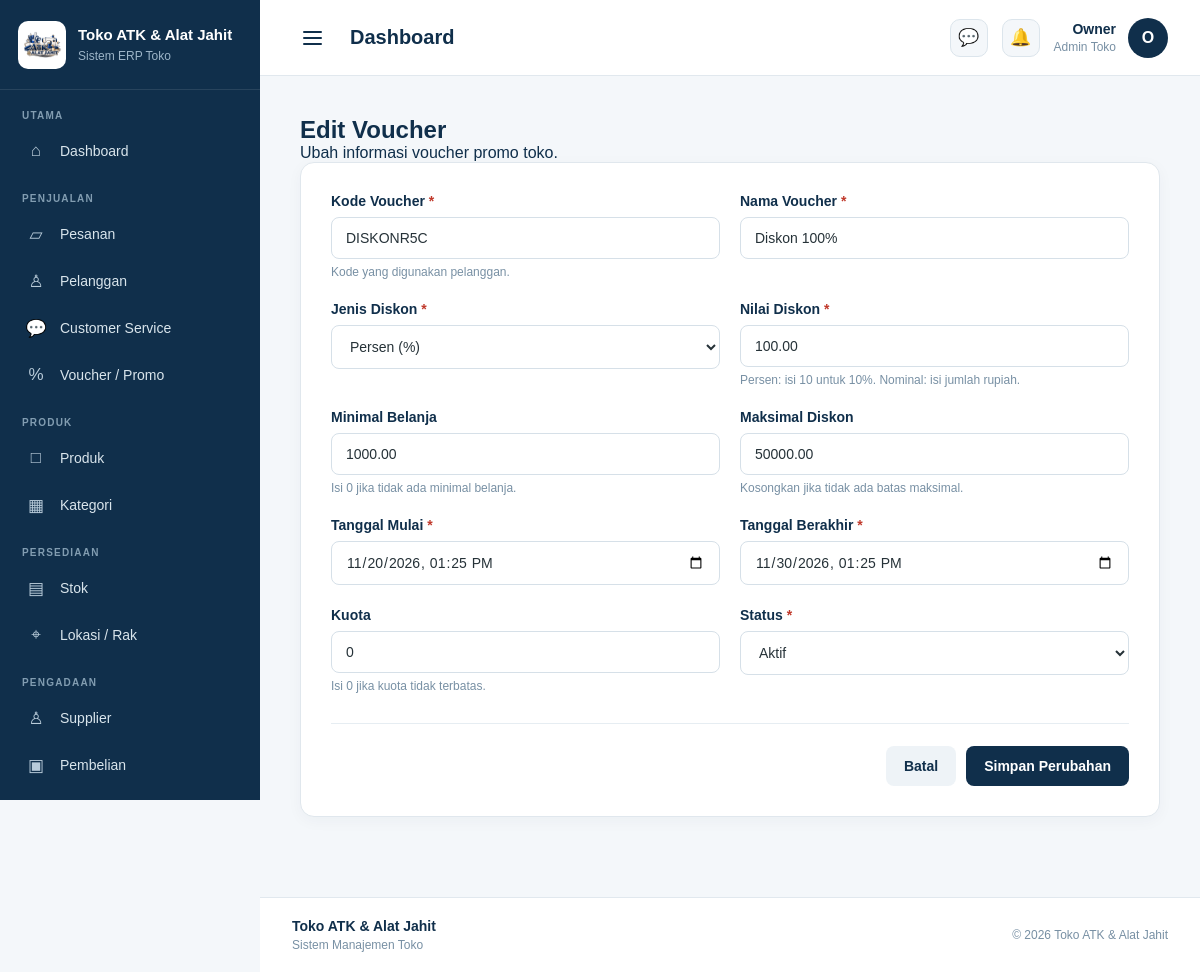
/admin/voucher/edit.php?id=6 (signed in), run on the app's committed database.
### tables this page shows
CREATE TABLE `voucher` (
  `id_voucher` int(11) NOT NULL,
  `kode_voucher` varchar(50) NOT NULL,
  `nama_voucher` varchar(150) NOT NULL,
  `jenis_diskon` enum('Persen','Nominal') NOT NULL DEFAULT 'Persen',
  `nilai_diskon` decimal(12,2) NOT NULL DEFAULT 0.00,
  `minimal_belanja` decimal(12,2) NOT NULL DEFAULT 0.00,
  `maksimal_diskon` decimal(12,2) DEFAULT NULL,
  `tanggal_mulai` datetime NOT NULL,
  `tanggal_berakhir` datetime NOT NULL,
  `kuota` int(11) NOT NULL DEFAULT 0,
  `jumlah_digunakan` int(11) NOT NULL DEFAULT 0,
  `status` enum('Aktif','Tidak Aktif') NOT NULL DEFAULT 'Aktif',
  `created_at` timestamp NOT NULL DEFAULT current_timestamp(),
  `updated_at` timestamp NOT NULL DEFAULT current_timestamp() ON UPDATE current_timestamp()
);

### admin/voucher/edit.php (the view, shortened to what this page needs)
<?php
require_once "../../config/koneksi.php";
$id_voucher = (int) ($_GET['id'] ?? 0);
$stmt = mysqli_prepare(
    $conn,
    "SELECT *
     FROM voucher
     WHERE id_voucher = ?
     LIMIT 1"
);
mysqli_stmt_bind_param($stmt, "i", $id_voucher);
mysqli_stmt_execute($stmt);
$result = mysqli_stmt_get_result($stmt);
$voucher = mysqli_fetch_assoc($result);
$tanggal_mulai_form = !empty($voucher['tanggal_mulai'])
    ? date('Y-m-d\TH:i', strtotime($voucher['tanggal_mulai']))
    : '';
$tanggal_berakhir_form = !empty($voucher['tanggal_berakhir'])
    ? date('Y-m-d\TH:i', strtotime($voucher['tanggal_berakhir']))
    : '';
?>
<!DOCTYPE html>
<html lang="id">
<head>
    <link rel="stylesheet" href="../assets/css/admin.css">
</head>
<body>
<div class="admin-layout">
    <?php require_once "../includes/sidebar.php"; ?>
    <main class="admin-main">
        <?php require_once "../includes/navbar.php"; ?>
        <section class="admin-content">
            <div class="page-title">
                <h1>Edit Voucher</h1>
                <p>Ubah informasi voucher promo toko.</p>
            </div>
            <div class="voucher-form-card">
                <form method="POST" autocomplete="off">
                    <div class="voucher-form-grid">
                        <div class="voucher-form-group">
                            <label>
                                Kode Voucher <span>*</span>
                            </label>
                            <input
                                type="text"
                                name="kode_voucher"
                                value="<?= htmlspecialchars($voucher['kode_voucher']); ?>"
                                maxlength="50"
                                placeholder="Contoh: HEMAT10"
                                required
                            >
                            <small class="voucher-help">
                                Kode yang digunakan pelanggan.
                            </small>
                        </div>
                        <div class="voucher-form-group">
                            <label>
                                Nama Voucher <span>*</span>
                            </label>
                            <input
                                type="text"
                                name="nama_voucher"
                                value="<?= htmlspecialchars($voucher['nama_voucher']); ?>"
                                maxlength="150"
                                placeholder="Contoh: Promo Hemat 10%"
                                required
                            >
                        </div>
                        <div class="voucher-form-group">
                            <label>
                                Jenis Diskon <span>*</span>
                            </label>
                            <select name="jenis_diskon" required>
                                <option
                                    value="Persen"
                                    <?= $voucher['jenis_diskon'] === 'Persen' ? 'selected' : ''; ?>
                                >
                                    Persen (%)
                                </option>
                            </select>
                        </div>
                        <div class="voucher-form-group">
                            <label>
                                Nilai Diskon <span>*</span>
                            </label>
                            <input
                                type="number"
                                name="nilai_diskon"
                                value="<?= htmlspecialchars((string) $voucher['nilai_diskon']); ?>"
                                min="0"
                                step="0.01"
                                required
                            >
                            <small class="voucher-help">
                                Persen: isi 10 untuk 10%. Nominal: isi jumlah rupiah.
                            </small>
                        </div>
                        <div class="voucher-form-group">
                            <label>Minimal Belanja</label>
                            <input
                                type="number"
                                name="minimal_belanja"
                                value="<?= htmlspecialchars((string) $voucher['minimal_belanja']); ?>"
                                min="0"
                                step="0.01"
                            >
                            <small class="voucher-help">
                                Isi 0 jika tidak ada minimal belanja.
                            </small>
                        </div>
                        <div class="voucher-form-group">
                            <label>Maksimal Diskon</label>
                            <input
                                type="number"
                                name="maksimal_diskon"
                                value="<?= htmlspecialchars((string) ($voucher['maksimal_diskon'] ?? '')); ?>"
                                min="0"
                                step="0.01"
                            >
                            <small class="voucher-help">
                                Kosongkan jika tidak ada batas maksimal.
                            </small>
                        </div>
                        <div class="voucher-form-group">
                            <label>
                                Tanggal Mulai <span>*</span>
                            </label>
                            <input
                                type="datetime-local"
                                name="tanggal_mulai"
                                value="<?= htmlspecialchars($tanggal_mulai_form); ?>"
                                required
                            >
                        </div>
                        <div class="voucher-form-group">
                            <label>
                                Tanggal Berakhir <span>*</span>
                            </label>
                            <input
                                type="datetime-local"
                                name="tanggal_berakhir"
                                value="<?= htmlspecialchars($tanggal_berakhir_form); ?>"
                                required
                            >
                        </div>
                        <div class="voucher-form-group">
                            <label>Kuota</label>
                            <input
                                type="number"
                                name="kuota"
                                value="<?= htmlspecialchars((string) $voucher['kuota']); ?>"
                                min="0"
                                step="1"
                            >
                            <small class="voucher-help">
                                Isi 0 jika kuota tidak terbatas.
                            </small>
                        </div>
                        <div class="voucher-form-group">
                            <label>
                                Status <span>*</span>
                            </label>
                            <select name="status" required>
                                <option
                                    value="Aktif"
                                    <?= $voucher['status'] === 'Aktif' ? 'selected' : ''; ?>
                                >
                                    Aktif
                                </option>
                            </select>
                        </div>
                    </div>
                    <div class="voucher-actions">
                        <a href="index.php" class="btn-secondary">
                            Batal
                        </a>
                        <button type="submit" class="btn-primary">
                            Simpan Perubahan
                        </button>
                    </div>
                </form>
            </div>
        </section>
        <?php require_once "../includes/footer.php"; ?>
    </main>
</div>
</body>
</html>

### admin/assets/css/admin.css (style rules this page uses)
* { margin: 0; padding: 0; box-sizing: border-box; }
html { font-size: 16px; }
body { font-family: Arial, Helvetica, sans-serif; background: #f4f7fa; color: #102f4b; min-height: 100vh; }
a { text-decoration: none; color: inherit; }
.admin-layout { display: flex; min-height: 100vh; width: 100%; }
.admin-main { flex: 1; min-width: 0; min-height: 100vh; }
.admin-content { padding: 40px; max-width: 1500px; }

### admin/voucher/edit.php (style rules this page uses)
.voucher-form-card { background: #ffffff; border: 1px solid #e0e7ed; border-radius: 14px; padding: 30px; max-width: 950px; box-shadow: 0 4px 15px rgba(16,47,75,0.04); }
.voucher-form-grid { display: grid; grid-template-columns: repeat(2, 1fr); gap: 20px; }
.voucher-form-group { margin-bottom: 2px; }
.voucher-form-group label { display: block; margin-bottom: 8px; font-weight: 600; color: #102f4b; font-size: 14px; }
.voucher-form-group label span { color: #c0392b; }
.voucher-form-group input, .voucher-form-group select { width: 100%; box-sizing: border-box; padding: 12px 14px; border: 1px solid #d6e0e8; border-radius: 8px; background: #ffffff; color: #263238; font-family: inherit; font-size: 14px; outline: none; }
.voucher-help { display: block; margin-top: 6px; color: #7890a4; font-size: 12px; }
.voucher-actions { display: flex; justify-content: flex-end; gap: 10px; margin-top: 28px; padding-top: 22px; border-top: 1px solid #e6edf2; }
.btn-secondary { display: inline-block; padding: 12px 18px; border-radius: 8px; background: #eef3f7; color: #102f4b; text-decoration: none; font-size: 14px; font-weight: 600; }
.btn-primary { padding: 12px 18px; border: none; border-radius: 8px; background: #102f4b; color: #ffffff; font-size: 14px; font-weight: 600; cursor: pointer; }

### data on the page
voucher: kode_voucher "DISKONR5C", nama_voucher "Diskon 100%", jenis_diskon "Persen (%)", nilai_diskon "100.00", minimal_belanja "1000.00", maksimal_diskon "50000.00", tanggal_mulai "11/20/2026 13:25", tanggal_berakhir "11/30/2026 13:25", kuota "0", status "Aktif"

### other printed values
$pageTitle "Dashboard"
$namaAdmin "Owner"
$avatar "O"
